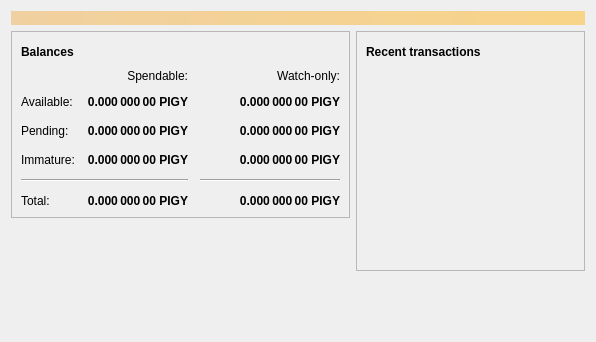
<?xml version="1.0" encoding="UTF-8"?>
<ui version="4.0">
 <class>OverviewPage</class>
 <widget class="QWidget" name="OverviewPage">
  <property name="geometry">
   <rect>
    <x>0</x>
    <y>0</y>
    <width>596</width>
    <height>342</height>
   </rect>
  </property>
  <property name="windowTitle">
   <string>Form</string>
  </property>
  <layout class="QVBoxLayout" name="topLayout">
   <item>
    <widget class="QLabel" name="labelAlerts">
     <property name="visible">
      <bool>false</bool>
     </property>
     <property name="styleSheet">
      <string notr="true">QLabel { background-color: qlineargradient(x1: 0, y1: 0, x2: 1, y2: 0, stop:0 #F0D0A0, stop:1 #F8D488); color:#000000; }</string>
     </property>
     <property name="wordWrap">
      <bool>true</bool>
     </property>
     <property name="margin">
      <number>3</number>
     </property>
     <property name="textInteractionFlags">
      <set>Qt::TextSelectableByMouse</set>
     </property>
    </widget>
   </item>
   <item>
    <layout class="QHBoxLayout" name="horizontalLayout" stretch="1,1">
     <item>
      <layout class="QVBoxLayout" name="verticalLayout_2">
       <item>
        <widget class="QFrame" name="frame">
         <property name="frameShape">
          <enum>QFrame::StyledPanel</enum>
         </property>
         <property name="frameShadow">
          <enum>QFrame::Raised</enum>
         </property>
         <layout class="QVBoxLayout" name="verticalLayout_4">
          <item>
           <layout class="QHBoxLayout" name="horizontalLayout_4">
            <item>
             <widget class="QLabel" name="label_5">
              <property name="font">
               <font>
                <weight>75</weight>
                <bold>true</bold>
               </font>
              </property>
              <property name="text">
               <string>Balances</string>
              </property>
             </widget>
            </item>
            <item>
             <widget class="QPushButton" name="labelWalletStatus">
              <property name="enabled">
               <bool>true</bool>
              </property>
              <property name="maximumSize">
               <size>
                <width>30</width>
                <height>16777215</height>
               </size>
              </property>
              <property name="toolTip">
               <string>The displayed information may be out of date. Your wallet automatically synchronizes with the Nestcoin network after a connection is established, but this process has not completed yet.</string>
              </property>
              <property name="text">
               <string/>
              </property>
              <property name="icon">
               <iconset resource="../nestcoin.qrc">
                <normaloff>:/icons/warning</normaloff>
                <disabledoff>:/icons/warning</disabledoff>:/icons/warning</iconset>
              </property>
              <property name="iconSize">
               <size>
                <width>24</width>
                <height>24</height>
               </size>
              </property>
              <property name="flat">
               <bool>true</bool>
              </property>
             </widget>
            </item>
            <item>
             <spacer name="horizontalSpacer_3">
              <property name="orientation">
               <enum>Qt::Horizontal</enum>
              </property>
              <property name="sizeHint" stdset="0">
               <size>
                <width>40</width>
                <height>20</height>
               </size>
              </property>
             </spacer>
            </item>
           </layout>
          </item>
          <item>
           <layout class="QGridLayout" name="gridLayout">
            <property name="spacing">
             <number>12</number>
            </property>
            <item row="2" column="2">
             <widget class="QLabel" name="labelWatchPending">
              <property name="font">
               <font>
                <weight>75</weight>
                <bold>true</bold>
               </font>
              </property>
              <property name="cursor">
               <cursorShape>IBeamCursor</cursorShape>
              </property>
              <property name="toolTip">
               <string>Unconfirmed transactions to watch-only addresses</string>
              </property>
              <property name="text">
               <string notr="true">0.000 000 00 PIGY</string>
              </property>
              <property name="alignment">
               <set>Qt::AlignRight|Qt::AlignTrailing|Qt::AlignVCenter</set>
              </property>
              <property name="textInteractionFlags">
               <set>Qt::LinksAccessibleByMouse|Qt::TextSelectableByKeyboard|Qt::TextSelectableByMouse</set>
              </property>
             </widget>
            </item>
            <item row="2" column="1">
             <widget class="QLabel" name="labelUnconfirmed">
              <property name="font">
               <font>
                <weight>75</weight>
                <bold>true</bold>
               </font>
              </property>
              <property name="cursor">
               <cursorShape>IBeamCursor</cursorShape>
              </property>
              <property name="toolTip">
               <string>Total of transactions that have yet to be confirmed, and do not yet count toward the spendable balance</string>
              </property>
              <property name="text">
               <string notr="true">0.000 000 00 PIGY</string>
              </property>
              <property name="alignment">
               <set>Qt::AlignRight|Qt::AlignTrailing|Qt::AlignVCenter</set>
              </property>
              <property name="textInteractionFlags">
               <set>Qt::LinksAccessibleByMouse|Qt::TextSelectableByKeyboard|Qt::TextSelectableByMouse</set>
              </property>
             </widget>
            </item>
            <item row="3" column="2">
             <widget class="QLabel" name="labelWatchImmature">
              <property name="font">
               <font>
                <weight>75</weight>
                <bold>true</bold>
               </font>
              </property>
              <property name="cursor">
               <cursorShape>IBeamCursor</cursorShape>
              </property>
              <property name="toolTip">
               <string>Mined balance in watch-only addresses that has not yet matured</string>
              </property>
              <property name="text">
               <string notr="true">0.000 000 00 PIGY</string>
              </property>
              <property name="alignment">
               <set>Qt::AlignRight|Qt::AlignTrailing|Qt::AlignVCenter</set>
              </property>
              <property name="textInteractionFlags">
               <set>Qt::LinksAccessibleByMouse|Qt::TextSelectableByKeyboard|Qt::TextSelectableByMouse</set>
              </property>
             </widget>
            </item>
            <item row="4" column="0" colspan="2">
             <widget class="Line" name="line">
              <property name="orientation">
               <enum>Qt::Horizontal</enum>
              </property>
             </widget>
            </item>
            <item row="4" column="2">
             <widget class="Line" name="lineWatchBalance">
              <property name="sizePolicy">
               <sizepolicy hsizetype="Preferred" vsizetype="Fixed">
                <horstretch>0</horstretch>
                <verstretch>0</verstretch>
               </sizepolicy>
              </property>
              <property name="minimumSize">
               <size>
                <width>140</width>
                <height>0</height>
               </size>
              </property>
              <property name="orientation">
               <enum>Qt::Horizontal</enum>
              </property>
             </widget>
            </item>
            <item row="5" column="0">
             <widget class="QLabel" name="labelTotalText">
              <property name="text">
               <string>Total:</string>
              </property>
             </widget>
            </item>
            <item row="3" column="1">
             <widget class="QLabel" name="labelImmature">
              <property name="font">
               <font>
                <weight>75</weight>
                <bold>true</bold>
               </font>
              </property>
              <property name="cursor">
               <cursorShape>IBeamCursor</cursorShape>
              </property>
              <property name="toolTip">
               <string>Mined balance that has not yet matured</string>
              </property>
              <property name="text">
               <string notr="true">0.000 000 00 PIGY</string>
              </property>
              <property name="alignment">
               <set>Qt::AlignRight|Qt::AlignTrailing|Qt::AlignVCenter</set>
              </property>
              <property name="textInteractionFlags">
               <set>Qt::LinksAccessibleByMouse|Qt::TextSelectableByKeyboard|Qt::TextSelectableByMouse</set>
              </property>
             </widget>
            </item>
            <item row="2" column="3">
             <spacer name="horizontalSpacer_2">
              <property name="orientation">
               <enum>Qt::Horizontal</enum>
              </property>
              <property name="sizeHint" stdset="0">
               <size>
                <width>40</width>
                <height>20</height>
               </size>
              </property>
             </spacer>
            </item>
            <item row="3" column="0">
             <widget class="QLabel" name="labelImmatureText">
              <property name="text">
               <string>Immature:</string>
              </property>
             </widget>
            </item>
            <item row="5" column="1">
             <widget class="QLabel" name="labelTotal">
              <property name="font">
               <font>
                <weight>75</weight>
                <bold>true</bold>
               </font>
              </property>
              <property name="cursor">
               <cursorShape>IBeamCursor</cursorShape>
              </property>
              <property name="toolTip">
               <string>Your current total balance</string>
              </property>
              <property name="text">
               <string notr="true">0.000 000 00 PIGY</string>
              </property>
              <property name="alignment">
               <set>Qt::AlignRight|Qt::AlignTrailing|Qt::AlignVCenter</set>
              </property>
              <property name="textInteractionFlags">
               <set>Qt::LinksAccessibleByMouse|Qt::TextSelectableByKeyboard|Qt::TextSelectableByMouse</set>
              </property>
             </widget>
            </item>
            <item row="5" column="2">
             <widget class="QLabel" name="labelWatchTotal">
              <property name="font">
               <font>
                <weight>75</weight>
                <bold>true</bold>
               </font>
              </property>
              <property name="cursor">
               <cursorShape>IBeamCursor</cursorShape>
              </property>
              <property name="toolTip">
               <string>Current total balance in watch-only addresses</string>
              </property>
              <property name="text">
               <string notr="true">0.000 000 00 PIGY</string>
              </property>
              <property name="alignment">
               <set>Qt::AlignRight|Qt::AlignTrailing|Qt::AlignVCenter</set>
              </property>
              <property name="textInteractionFlags">
               <set>Qt::LinksAccessibleByMouse|Qt::TextSelectableByKeyboard|Qt::TextSelectableByMouse</set>
              </property>
             </widget>
            </item>
            <item row="0" column="2">
             <widget class="QLabel" name="labelWatchonly">
              <property name="text">
               <string>Watch-only:</string>
              </property>
              <property name="alignment">
               <set>Qt::AlignRight|Qt::AlignTrailing|Qt::AlignVCenter</set>
              </property>
             </widget>
            </item>
            <item row="1" column="0">
             <widget class="QLabel" name="labelBalanceText">
              <property name="text">
               <string>Available:</string>
              </property>
             </widget>
            </item>
            <item row="1" column="1">
             <widget class="QLabel" name="labelBalance">
              <property name="font">
               <font>
                <weight>75</weight>
                <bold>true</bold>
               </font>
              </property>
              <property name="cursor">
               <cursorShape>IBeamCursor</cursorShape>
              </property>
              <property name="toolTip">
               <string>Your current spendable balance</string>
              </property>
              <property name="text">
               <string notr="true">0.000 000 00 PIGY</string>
              </property>
              <property name="alignment">
               <set>Qt::AlignRight|Qt::AlignTrailing|Qt::AlignVCenter</set>
              </property>
              <property name="textInteractionFlags">
               <set>Qt::LinksAccessibleByMouse|Qt::TextSelectableByKeyboard|Qt::TextSelectableByMouse</set>
              </property>
             </widget>
            </item>
            <item row="1" column="2">
             <widget class="QLabel" name="labelWatchAvailable">
              <property name="font">
               <font>
                <weight>75</weight>
                <bold>true</bold>
               </font>
              </property>
              <property name="cursor">
               <cursorShape>IBeamCursor</cursorShape>
              </property>
              <property name="toolTip">
               <string>Your current balance in watch-only addresses</string>
              </property>
              <property name="text">
               <string notr="true">0.000 000 00 PIGY</string>
              </property>
              <property name="alignment">
               <set>Qt::AlignRight|Qt::AlignTrailing|Qt::AlignVCenter</set>
              </property>
              <property name="textInteractionFlags">
               <set>Qt::LinksAccessibleByMouse|Qt::TextSelectableByKeyboard|Qt::TextSelectableByMouse</set>
              </property>
             </widget>
            </item>
            <item row="2" column="0">
             <widget class="QLabel" name="labelPendingText">
              <property name="text">
               <string>Pending:</string>
              </property>
             </widget>
            </item>
            <item row="0" column="1">
             <widget class="QLabel" name="labelSpendable">
              <property name="text">
               <string>Spendable:</string>
              </property>
              <property name="alignment">
               <set>Qt::AlignRight|Qt::AlignTrailing|Qt::AlignVCenter</set>
              </property>
             </widget>
            </item>
           </layout>
          </item>
         </layout>
        </widget>
       </item>
       <item>
        <spacer name="verticalSpacer">
         <property name="orientation">
          <enum>Qt::Vertical</enum>
         </property>
         <property name="sizeHint" stdset="0">
          <size>
           <width>20</width>
           <height>40</height>
          </size>
         </property>
        </spacer>
       </item>
      </layout>
     </item>
     <item>
      <layout class="QVBoxLayout" name="verticalLayout_3">
       <item>
        <widget class="QFrame" name="frame_2">
         <property name="frameShape">
          <enum>QFrame::StyledPanel</enum>
         </property>
         <property name="frameShadow">
          <enum>QFrame::Raised</enum>
         </property>
         <layout class="QVBoxLayout" name="verticalLayout">
          <item>
           <layout class="QHBoxLayout" name="horizontalLayout_2">
            <item>
             <widget class="QLabel" name="label_4">
              <property name="font">
               <font>
                <weight>75</weight>
                <bold>true</bold>
               </font>
              </property>
              <property name="text">
               <string>Recent transactions</string>
              </property>
             </widget>
            </item>
            <item>
             <widget class="QPushButton" name="labelTransactionsStatus">
              <property name="enabled">
               <bool>true</bool>
              </property>
              <property name="maximumSize">
               <size>
                <width>30</width>
                <height>16777215</height>
               </size>
              </property>
              <property name="toolTip">
               <string>The displayed information may be out of date. Your wallet automatically synchronizes with the Nestcoin network after a connection is established, but this process has not completed yet.</string>
              </property>
              <property name="text">
               <string/>
              </property>
              <property name="icon">
               <iconset resource="../nestcoin.qrc">
                <normaloff>:/icons/warning</normaloff>
                <disabledoff>:/icons/warning</disabledoff>:/icons/warning</iconset>
              </property>
              <property name="iconSize">
               <size>
                <width>24</width>
                <height>24</height>
               </size>
              </property>
              <property name="flat">
               <bool>true</bool>
              </property>
             </widget>
            </item>
            <item>
             <spacer name="horizontalSpacer">
              <property name="orientation">
               <enum>Qt::Horizontal</enum>
              </property>
              <property name="sizeHint" stdset="0">
               <size>
                <width>40</width>
                <height>20</height>
               </size>
              </property>
             </spacer>
            </item>
           </layout>
          </item>
          <item>
           <widget class="QListView" name="listTransactions">
            <property name="styleSheet">
             <string notr="true">QListView { background: transparent; }</string>
            </property>
            <property name="frameShape">
             <enum>QFrame::NoFrame</enum>
            </property>
            <property name="verticalScrollBarPolicy">
             <enum>Qt::ScrollBarAlwaysOff</enum>
            </property>
            <property name="horizontalScrollBarPolicy">
             <enum>Qt::ScrollBarAlwaysOff</enum>
            </property>
            <property name="selectionMode">
             <enum>QAbstractItemView::NoSelection</enum>
            </property>
           </widget>
          </item>
         </layout>
        </widget>
       </item>
       <item>
        <spacer name="verticalSpacer_2">
         <property name="orientation">
          <enum>Qt::Vertical</enum>
         </property>
         <property name="sizeHint" stdset="0">
          <size>
           <width>20</width>
           <height>40</height>
          </size>
         </property>
        </spacer>
       </item>
      </layout>
     </item>
    </layout>
   </item>
  </layout>
 </widget>
 <resources/>
 <connections/>
</ui>
